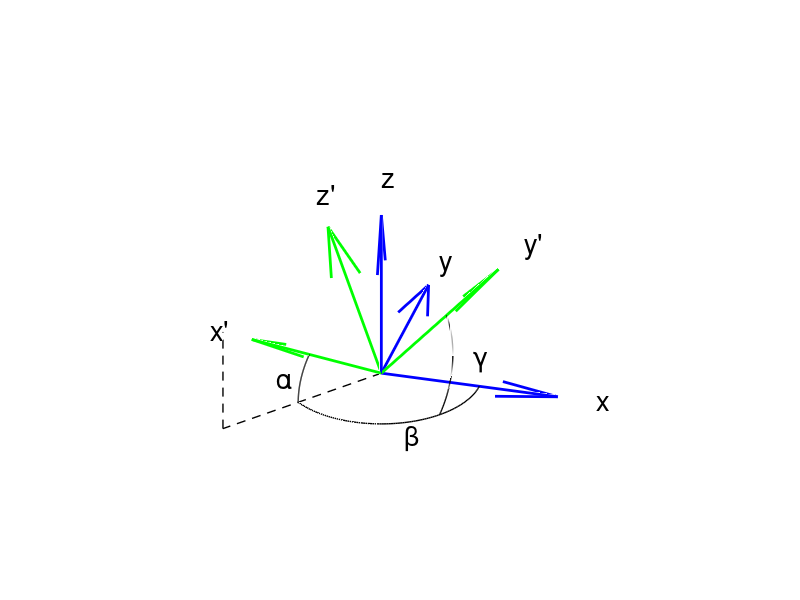

This chart was generated by the following MATLAB code:
close all;

show_imgs = true;
fontsize = 20;

figure('visible', show_imgs);
view(15,30);
hold on;
xticks([]);
yticks([]);
zticks([]);
axis equal;
axis off;

xlabel('x', 'fontsize', fontsize);
ylabel('y', 'fontsize', fontsize);
zlabel('z', 'fontsize', fontsize);

x = [1, 0, 0]';
y = [0, 1, 0]';
z = [0.0001, 0, 1]';

x1 = x;
y1 = y;
z1 = z;

elevation = -30;
azimuth = -130;
roll = 60;
re = roty(elevation);
ra = rotz(azimuth);
rr = rotx(roll);
R = ra*re*rr;

x1 = R*x;
y1 = R*y;
z1 = R*z;

quiver3(0,0,0,x(1),x(2),x(3), 'b', 'linewidth', 2.0);
quiver3(0,0,0,y(1),y(2),y(3), 'b', 'linewidth', 2.0);
quiver3(0,0,0,z(1),z(2),z(3), 'b', 'linewidth', 2.0);
quiver3(0,0,0,x1(1),x1(2),x1(3), 'g', 'linewidth', 2.0);
quiver3(0,0,0,y1(1),y1(2),y1(3), 'g', 'linewidth', 2.0);
quiver3(0,0,0,z1(1),z1(2),z1(3), 'g', 'linewidth', 2.0);
B = 1.1;
x = B*x;
y = B*y;
z = B*z;
x1 = B*x1;
y1 = B*y1;
z1 = B*z1;
text(x(1),x(2),x(3), 'x', 'fontsize', fontsize);
text(y(1),y(2),y(3), 'y', 'fontsize', fontsize);
text(z(1),z(2),z(3), 'z', 'fontsize', fontsize);
text(1.1*x1(1),x1(2),x1(3), "x\'", 'fontsize', fontsize);
text(y1(1),y1(2),y1(3), "y\'", 'fontsize', fontsize);
text(z1(1),z1(2),z1(3), "z\'", 'fontsize', fontsize);

t = linspace(0,1,100);
A = 0.5;

angles = pi/180*azimuth*t;
aa = [cos(angles); sin(angles); zeros(size(t))];
line(A*aa(1,:), A*aa(2,:), A*aa(3,:), 'color', 'black', 'linewidth', 1.0);
line([0, x1(1)], [0, x1(2)], [0, 0],
'linestyle', '--', 'color', 'black', 'linewidth', 1.0);
line([x1(1), x1(1)], [x1(2), x1(2)], [0, x1(3)],
'linestyle', '--', 'color', 'black', 'linewidth', 1.0);

angles = pi/180*elevation*t;
ae = A*ra*[cos(angles); zeros(size(t)); sin(-angles)];
line(ae(1,:), ae(2,:), ae(3,:), 'color', 'black', 'linewidth', 1.0);

angles = pi/180*roll*t;
ar = A*ra*re*[zeros(size(t)); cos(angles); sin(angles)];
line(ar(1,:), ar(2,:), ar(3,:), 'color', 'black', 'linewidth', 1.0);

B = 1.3;
beta = A*B*[cosd(azimuth/2),sind(azimuth/2),0]';
text(beta(1),beta(2),beta(3), '\beta', 'fontsize', fontsize);
alpha = A*B*ra*[cosd(elevation/2),0,-sind(elevation/2)]';
text(alpha(1),alpha(2),alpha(3), '\alpha', 'fontsize', fontsize);
gamma = A*B*ra*re*[0,cosd(roll/2),sind(roll/2)]';
text(gamma(1),gamma(2),gamma(3), '\gamma', 'fontsize', fontsize);

##saveas(gcf, "orientationOctave", 'png');
